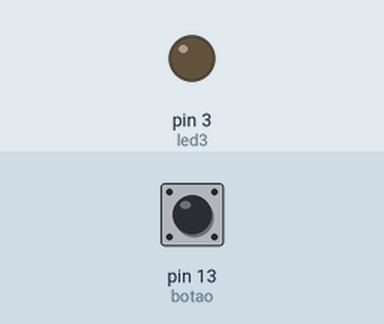
Simulated run of this sketch. Board: Arduino Uno, built with avr-gcc and run on an emulated ATmega328P. On the bench: output pins drawn as LEDs (lit = HIGH). The test bench sets the inputs (shaded band); at power-on: pin 13 (botao) HIGH.

Above: at 1.2 s.
1.3 s: pin 13 (botao) pulled LOW for 0.15 s
At 2.5 s:
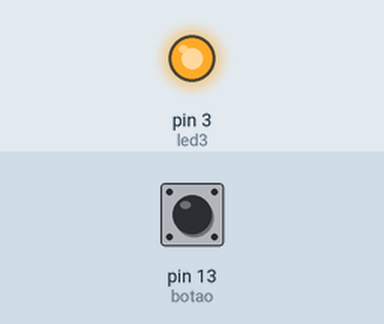
2.9 s: pin 13 (botao) pulled LOW for 1 s
At 3.8 s:
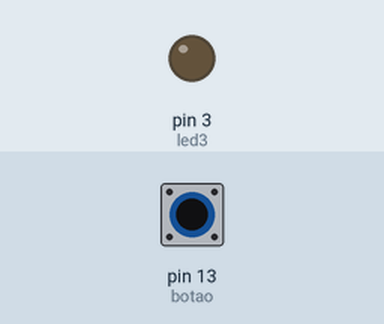
5.4 s: pin 13 (botao) pulled LOW for 3.2 s
At 5.7 s:
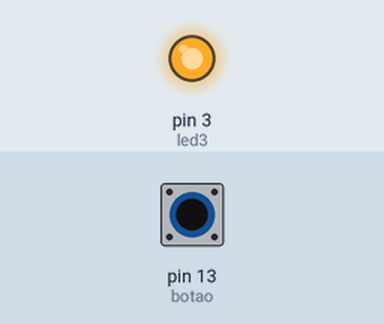
Timing chart, 0 to 8.4 s (numbered marks = the images above; inputs shaded):
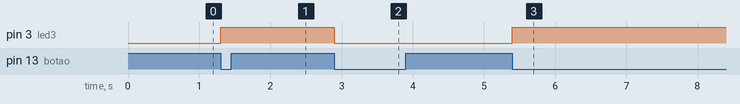

Measured:
- after the input at 1.3 s, pin 3 (led3): LOW → HIGH at once
- after the input at 2.9 s, pin 3 (led3): HIGH → LOW at once
- after the input at 5.4 s, pin 3 (led3): LOW → HIGH at once

The sketch:

botao_acende_led.ino
```cpp
int led3 = 3;
int botao = 13;
bool estadoLed = 0; //variavel de controle

void setup() {
  // put your setup code here, to run once:
  pinMode(botao, INPUT_PULLUP); // define o pino do botao como entrada
  pinMode(led3, OUTPUT);
}

void loop() {
  // put your main code here, to run repeatedly:
  if(digitalRead(botao) == LOW){ //Se o botao for pressionado
    estadoLed = !estadoLed; //Troca estado do LED
    digitalWrite(led3, estadoLed);
    while(digitalRead(botao) == LOW);
    delay(100);
  }
}
```
